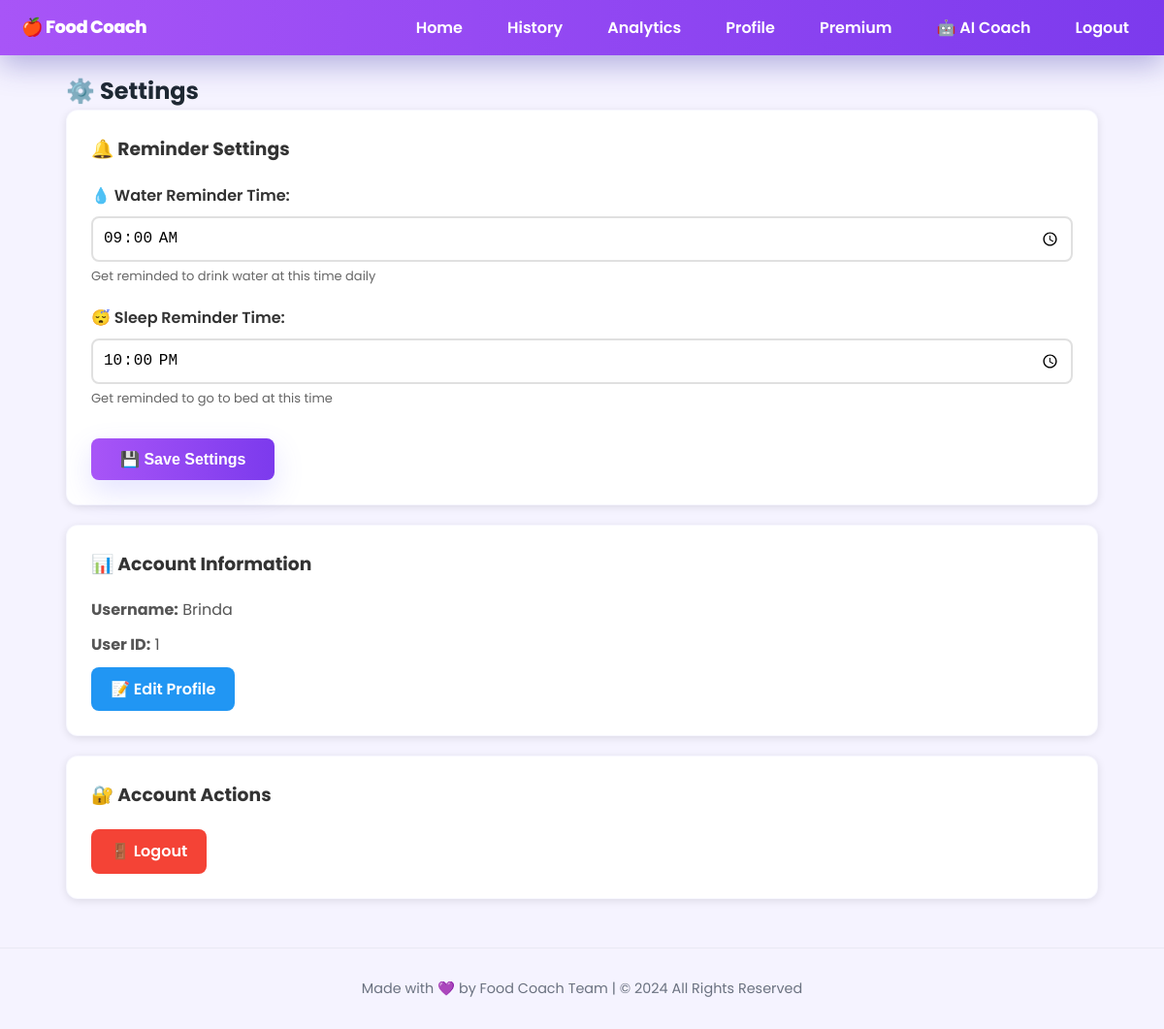
The app's page /settings (signed in) with its own data.
### tables this page shows
CREATE TABLE users (
            id INTEGER PRIMARY KEY AUTOINCREMENT,
            username TEXT NOT NULL,
            email TEXT NOT NULL UNIQUE,
            password TEXT NOT NULL,
            dob TEXT,
            weight REAL,
            height REAL,
            goal TEXT,
            gender TEXT,
            health_conditions TEXT,
            phone TEXT,
            is_premium INTEGER DEFAULT 0,
            premium_expiry TEXT,
            free_scans_used INTEGER DEFAULT 0,
            water_reminder_time TEXT DEFAULT '09:00',
            sleep_reminder_time TEXT DEFAULT '22:00',
            body_type TEXT,
            fitness_goal TEXT,
            activity_level TEXT,
            survey_score INTEGER,
            created_at TEXT DEFAULT CURRENT_TIMESTAMP
        );

### app.py (the view, shortened to what this page needs)
@app.route('/settings', methods=['GET', 'POST'])
def settings():
    if 'user_id' not in session:
        return redirect(url_for('login'))
    user_id = session['user_id']
    conn = get_db_conn()
    c = conn.cursor()
    c.execute("SELECT water_reminder_time, sleep_reminder_time FROM users WHERE id=?", (user_id,))
    row = c.fetchone()
    conn.close()
    water_time = row[0] if row else "09:00"
    sleep_time = row[1] if row else "22:00"
    return render_template('settings.html', water_time=water_time, sleep_time=sleep_time)

### app.py (called while the page is built)
def get_db_conn():
    return sqlite3.connect(DB_PATH)

### templates/settings.html (shortened to what this page needs)
{% extends 'base.html' %}
{% block content %}
<div class="container main-content">
    <section class="summary-section">
        <h2>⚙️ Settings</h2>
        <div class="card">
            <h3>🔔 Reminder Settings</h3>
            <form method="POST">
                <div class="form-group">
                    <label for="water_reminder_time">💧 Water Reminder Time:</label>
                    <input type="time"
                           name="water_reminder_time"
                           id="water_reminder_time"
                           value="{{ water_time or '09:00' }}"
                           class="form-control">
                    <small>Get reminded to drink water at this time daily</small>
                </div>
                <div class="form-group">
                    <label for="sleep_reminder_time">😴 Sleep Reminder Time:</label>
                    <input type="time"
                           name="sleep_reminder_time"
                           id="sleep_reminder_time"
                           value="{{ sleep_time or '22:00' }}"
                           class="form-control">
                    <small>Get reminded to go to bed at this time</small>
                </div>
                <button type="submit" class="btn-primary">💾 Save Settings</button>
            </form>
        </div>
        <div class="card" style="margin-top: 20px;">
            <h3>📊 Account Information</h3>
            <p><strong>Username:</strong> {{ session.get('username') }}</p>
            <p><strong>User ID:</strong> {{ session.get('user_id') }}</p>
            <a href="{{ url_for('profile') }}" class="btn-secondary">📝 Edit Profile</a>
        </div>
        <div class="card" style="margin-top: 20px;">
            <h3>🔐 Account Actions</h3>
            <a href="{{ url_for('logout') }}" class="btn-danger">🚪 Logout</a>
        </div>
    </section>
</div>
{% endblock %}

### static/css/style.css (style rules this page uses)
:root { --accent: #A855F7; --accent-600: #7C3AED; --accent-400: #C084FC; --muted: #F5F3FF; --card: #FFFFFF; --text: #1F2933; --muted-text: #6B7280; --success: #22C55E; --danger: #EF4444; --warning: #FBBF24; --glass: rgba(255,255,255,0.78); }
* { box-sizing: border-box; margin: 0; padding: 0; }
html, body { height: 100%; font-family: 'Poppins', system-ui, -apple-system, Segoe UI, Roboto, Arial; background: var(--muted); color: var(--text); line-height: 1.6; }
a { color: var(--accent); text-decoration: none; transition: color 0.2s ease; }
.card { background: var(--card); border-radius: 14px; padding: 20px; box-shadow: 0 12px 34px rgba(16, 24, 40, 0.06); margin-bottom: 20px; border: 1px solid rgba(108, 99, 255, 0.05); }
.btn-primary { padding: 12px; border-radius: 12px; border: none; font-weight: 800; font-size: 15px; cursor: pointer; background: linear-gradient(90deg, var(--accent), var(--accent-600)); color: #fff; box-shadow: 0 12px 30px rgba(108, 99, 255, 0.18); transition: transform 0.14s ease, box-shadow 0.14s ease; }

### templates/settings.html (style rules this page uses)
.form-group { margin-bottom: 20px; }
.form-group label { display: block; margin-bottom: 8px; font-weight: 600; color: #333; }
.form-control { width: 100%; padding: 10px; border: 2px solid #e0e0e0; border-radius: 8px; font-size: 16px; }
small { display: block; margin-top: 5px; color: #666; font-size: 13px; }
.btn-primary { background-color: #4CAF50; color: white; padding: 12px 30px; border: none; border-radius: 8px; cursor: pointer; font-size: 16px; font-weight: 600; margin-top: 10px; }
.btn-secondary { display: inline-block; background-color: #2196F3; color: white; padding: 10px 20px; border-radius: 8px; text-decoration: none; font-weight: 600; margin-right: 10px; }
.btn-danger { display: inline-block; background-color: #f44336; color: white; padding: 10px 20px; border-radius: 8px; text-decoration: none; font-weight: 600; }
.card { background: white; padding: 25px; border-radius: 12px; box-shadow: 0 2px 8px rgba(0,0,0,0.1); }
.card h3 { margin-top: 0; margin-bottom: 20px; color: #333; }
.card p { margin: 10px 0; color: #555; }

### records on screen
users: water_reminder_time "09:00", sleep_reminder_time "22:00", get "Brinda"

### other values on screen
{{ session.get('user_id') }} "1"
